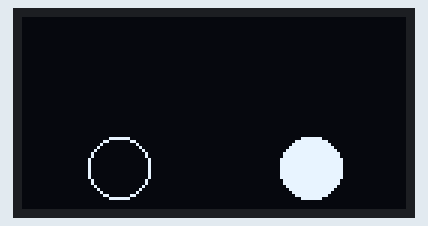
Simulated run of this sketch. Board: Arduino Uno, built with avr-gcc and run on an emulated ATmega328P. Shown: 128×64 one-colour display.

Above: at 0.1 s.
At 5.1 s:
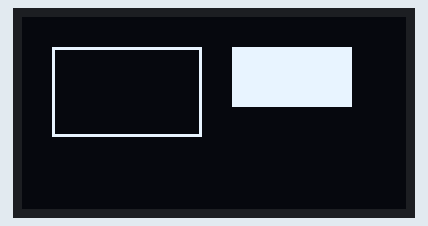
At 10.2 s:
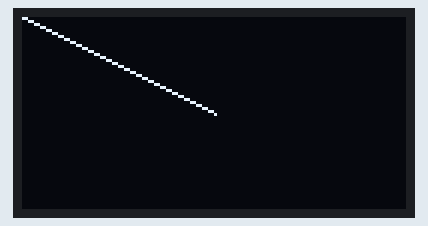

Measured:
- by itself, everything shown: repeats every 15.1 s, in 3 steps
- what the display in image 1 shows lasts 5.0 s, from 5.1 s to 10.1 s

The sketch:

ex02-shapes_lab.ino
```cpp
/*
  This for shape:
    Line
    Rectangle
    Circle
*/

#include <Arduino.h>
#include <U8g2lib.h>

U8G2_SSD1306_128X64_NONAME_F_HW_I2C u8g2(U8G2_R0, /* reset=*/ U8X8_PIN_NONE);

void setup()
{
  u8g2.begin();
}

void loop()
{
  // --------Draw Outline and Fill--------------
  /*
    Outline = drawCircle(x, y, radius)
    Filled = drawDisc(x, y, radius)
  */
  u8g2.clearBuffer();
  u8g2.drawCircle(32, 50, 10);
  u8g2.drawDisc(96, 50, 10);
  u8g2.sendBuffer();
  delay(5000);

  // --------Draw Outline and Fill--------------
  /*
    Outline = drawFrame(x, y, width, height)
    Filled = drawBox (x, y , width, height)
  */
  u8g2.clearBuffer();
  u8g2.drawFrame(10, 10, 50, 30);
  u8g2.drawBox(70, 10, 40, 20);
  u8g2.sendBuffer();
  delay(5000);

  // --------Draw Line--------------
  /*
    Line = drawLine(x0, y0, x1, y1)
    (x0, y0) = initial
    (x1, y1) = end
  */
  u8g2.clearBuffer();
  u8g2.drawLine(0, 0, 64, 32);
  u8g2.sendBuffer();
  delay(5000);

}
```
